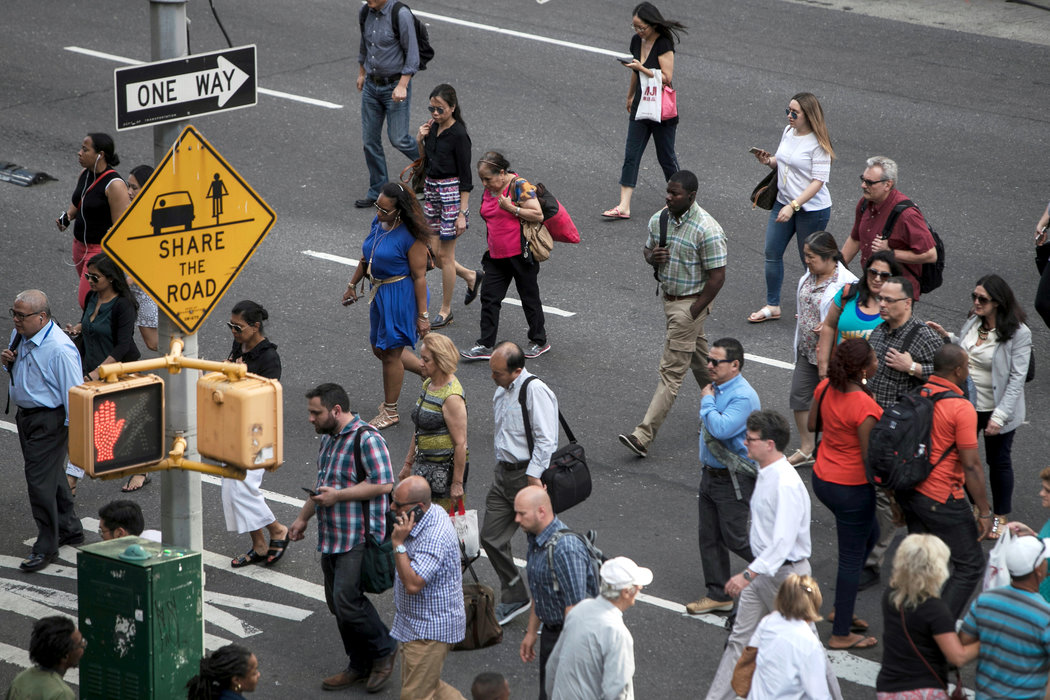
#> input picture week14/traffic0609_2.jpg, 1050 x 700 px
$ python ex4.py
#> lines starting #> are read from the running program, lines starting #| are printed output that depends on the picture; after the words box and inside, x2 and y2 are one past the last pixel; in counts of white or black regions, pixels touching at a corner belong together
import cv2
import numpy as np


def findMarker(image):
    blur = cv2.GaussianBlur(image, (5, 5), 0)
    thresh = cv2.adaptiveThreshold(
        blur,  255, cv2.ADAPTIVE_THRESH_MEAN_C, cv2.THRESH_BINARY_INV, 11, 2)
    contours, _ = cv2.findContours(
        thresh, cv2.RETR_EXTERNAL, cv2.CHAIN_APPROX_SIMPLE)
    cnt_max = max(contours, key=cv2.contourArea)
    return cnt_max


def drawCntMax(image, cntMax):
    rect = cv2.minAreaRect(cntMax)
    box = np.int0(cv2.boxPoints(rect))
    cv2.drawContours(image, [box], 0, (0, 0, 255), 2)
    xc = int(rect[0][0])
    yc = int(rect[0][1])
    return (xc, yc)


def puttext(image, text, x, y):
    cv2.putText(image, text, (x, y), cv2.FONT_HERSHEY_SIMPLEX,
                1, (0, 0, 255), 2, cv2.LINE_AA)


def points(event, x, y, flags, param):
    global x_init, y_init, img
    if event == cv2.EVENT_LBUTTONDBLCLK:
        x_init, y_init = x, y
        print('(x,y)=', (x, y), "(B,G,R)=", img[int(y), int(x), :])


# [4 lines of commented-out code are left out]

img = cv2.imread('traffic0609_2.jpg')
#> img is the input picture: shape (700, 1050, 3); mean B, G, R 97.1, 98, 101.9
L_blue = np.array([57, 22, 12])
U_blue = np.array([158, 74, 18])
mask = cv2.inRange(img, L_blue, U_blue)
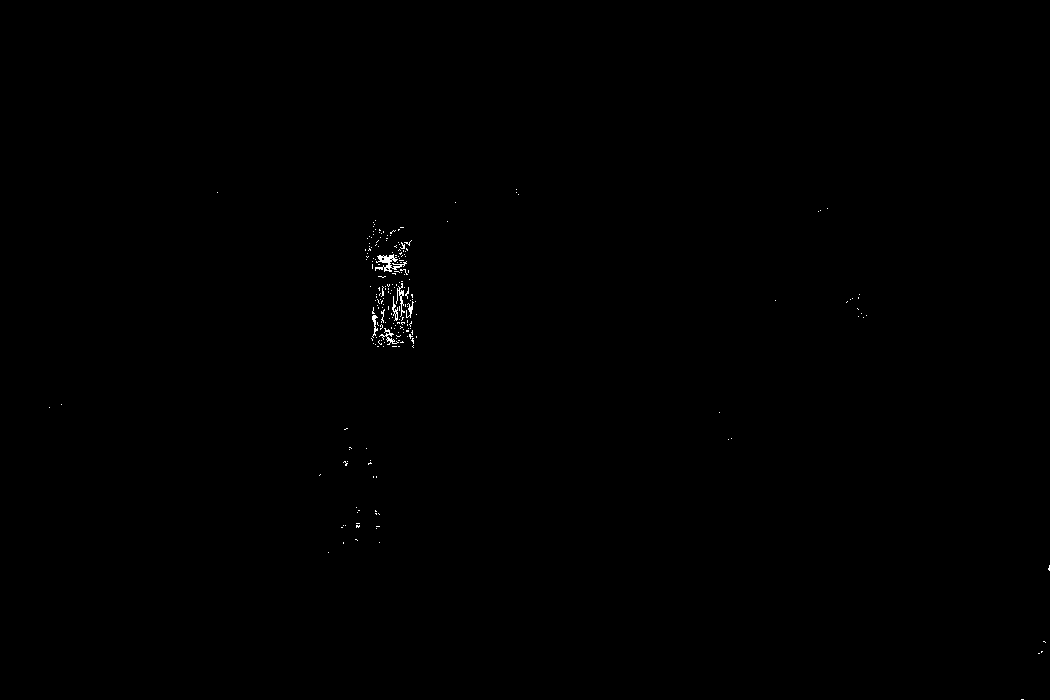
#> mask: shape (700, 1050); 0.16% white in thin lines or dots, all inside (x1, y1, x2, y2) = (49, 189, 1050, 700)
cnt = findMarker(mask)
#> in findMarker, `thresh = cv2.adaptiveThreshold( blur,  255, cv2.ADAPTIVE_THRESH_MEAN_C..`:
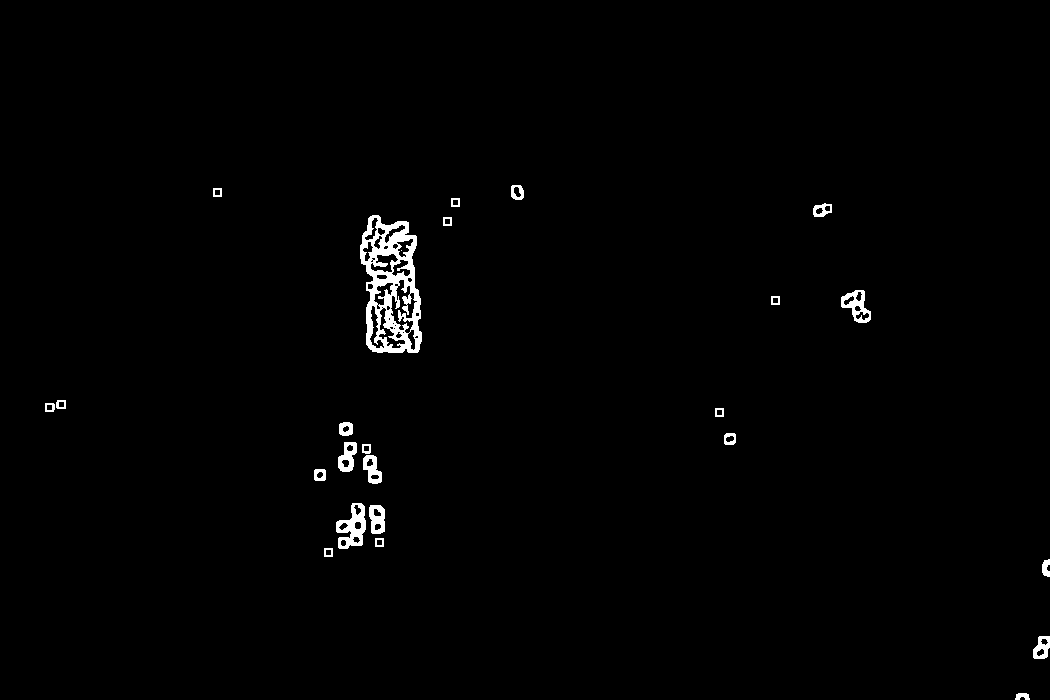
#> thresh: shape (700, 1050); 1.1% white; 25 white regions (1 under 20 px)
#> in findMarker, `contours, _ = cv2.findContours( thresh, cv2.RETR_EXTERNAL, cv2.CHAIN_A..`: contours = 24 contours; largest, box (x1, y1, x2, y2) and area: (360, 215, 422, 353) 6516, (336, 503, 366, 549) 824, (841, 290, 871, 323) 564, (369, 505, 385, 534) 371, (338, 442, 357, 472) 366
#> in findMarker, `cnt_max = max(contours, key=cv2.contourArea)`: cnt_max = contour of 135 points, box (x1, y1, x2, y2) (360, 215, 422, 353), area 6516
#> cnt has the same summary as cnt_max in findMarker
x, y = drawCntMax(img, cnt)
#> in drawCntMax, `rect = cv2.minAreaRect(cntMax)`: rect = ((390.4, 283.8), (57.3, 139.6), -3.69)
#> in drawCntMax, `box = np.int0(cv2.boxPoints(rect))`: box = [[366, 355], [357, 215], [414, 212], [423, 351]]
#> in drawCntMax, `xc = int(rect[0][0])`: xc = 390
#> in drawCntMax, `yc = int(rect[0][1])`: yc = 283
#> x = 390; y = 283
textX = 'X='+str(x)
#> textX = 'X=390'
textY = 'Y='+str(y)
#> textY = 'Y=283'
puttext(img, textX, 900, 100)
puttext(img, textY, 900, 140)
#> call 2 of puttext, with text = 'Y=283', x = 900, y = 140
#> in puttext (call 2), `cv2.putText(image, text, (x, y), cv2.FONT_HERSHEY_SIMPLEX, 1, (0, 0, 2..`:
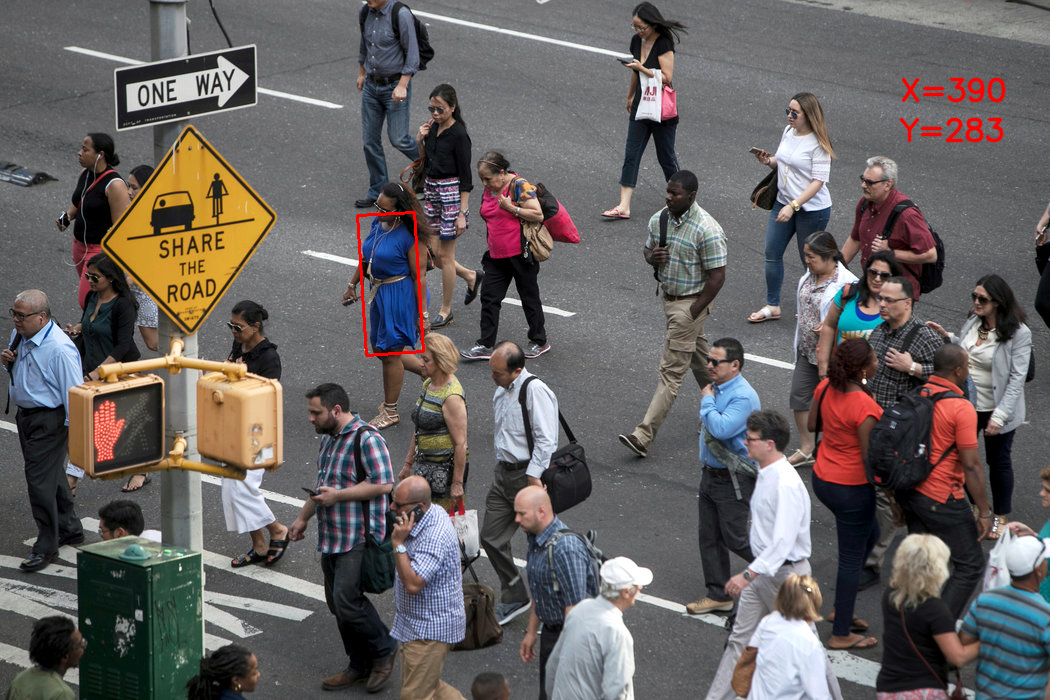
#> image: shape (700, 1050, 3); mean B, G, R 96.8, 97.6, 102.5
cv2.imshow('img', img)
cv2.waitKey()
cv2.destroyAllWindows()
